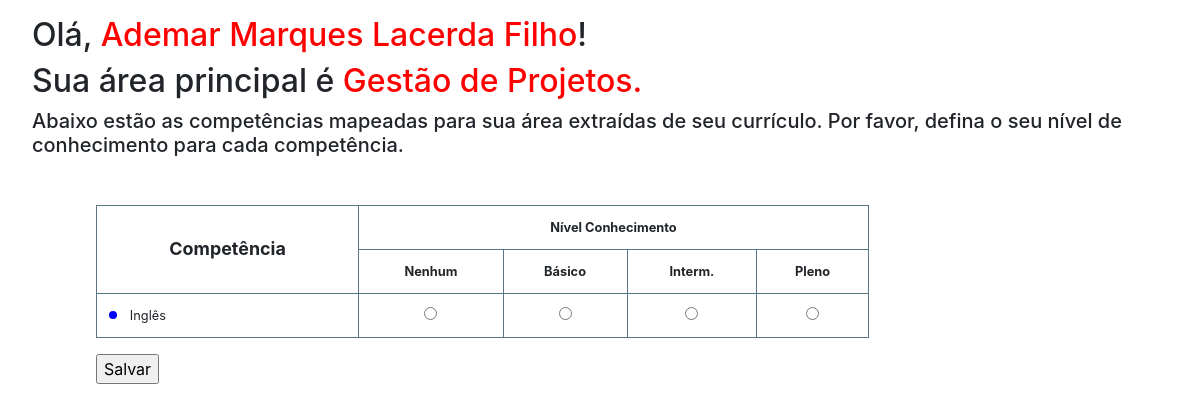
/C002/formulario_competencias, run on the app's committed database.
### gestao_competencia/models.py (models this page shows, shortened)
class Colaborador(models.Model):
    id =  models.CharField(primary_key=True, max_length=255, unique=True)
    nome = models.TextField()
    email = models.TextField()
    area = models.ForeignKey(Area, null=True, on_delete=models.SET_NULL)
    hard_skills = models.ManyToManyField(HardSkill, through='ColaboradorHardSkill')
    soft_skills = models.ManyToManyField(SoftSkill, through='ColaboradorSoftSkill')

class Area(models.Model):
    id =  models.CharField(primary_key=True, max_length=255, unique=True)
    nome = models.TextField()

class ColaboradorSoftSkill(models.Model):
    colaborador = models.ForeignKey(Colaborador, on_delete=models.CASCADE)
    soft_skill = models.ForeignKey(SoftSkill, on_delete=models.CASCADE)
    score_soft = models.IntegerField(null=True)

class SoftSkill(models.Model):
    nome = models.TextField()
    area = models.ForeignKey(Area, null=True, on_delete=models.SET_NULL)
    id =  models.CharField(primary_key=True, max_length=255, unique=True)

### gestao_competencia/views.py (the view)
# urls.py: path('<str:id>/formulario_competencias', views.formulario_competencias, name='formulario_competencias'),
def formulario_competencias(request, id):
    colaborador = Colaborador.objects.get(id=id)
    colaborador_soft = ColaboradorSoftSkill.objects.filter(colaborador=colaborador)
    colaborador_hard = ColaboradorHardSkill.objects.filter(colaborador=colaborador)
    return render(request, 'gestao_competencia/form_competencias.html', {'colaborador': colaborador,'colaborador_softs': colaborador_soft, 'colaborador_hards': colaborador_hard})

### gestao_competencia/templates/gestao_competencia/form_competencias.html (shortened to what this page needs)
<!DOCTYPE html>
<link rel="stylesheet" href="https://stackpath.bootstrapcdn.com/bootstrap/4.3.1/css/bootstrap.min.css">
<html>
  <body>
    <div style="margin-left: 2em; margin-top: 1em;">
      <h2>
        Olá, <span style="color: red">{{colaborador.nome}}</span>!
      </h2>
      <h2>
        Sua área principal é <span style="color: red">{{colaborador.area.nome}}.</span>
      </h2>
      <h5>
        Abaixo estão as competências mapeadas para sua área extraídas de seu currículo.
        Por favor, defina o seu nível de conhecimento para cada competência.
      </h5>
      <div style="margin-top:3em; margin-left: 4em;">
        <form action="avaliar_competencias">
          <table class="table table-bordered" style="width: 70%; font-size: 0.8em;">
            <tr>
              <th style="vertical-align: middle; font-size: 1.4em;" rowspan="2">Competência</th>
              <th colspan="4">Nível Conhecimento</th>
            </tr>
            <tr>
              <th>Nenhum</th>
              <th>Básico</th>
              <th>Interm.</th>
              <th>Pleno</th>
            </tr>
            {% for colaborador_soft in colaborador_softs %}
              <tr>
                <td class=><span class="dot" style="background-color: blue"></span><span style="margin-left: 1em;">{{colaborador_soft.soft_skill.nome}}</span></td>
                {% for i in '0123'|make_list %}
                  <td class='centraliza-inputs'>
                    <input required {% if i == colaborador_soft.score_soft|slugify %} checked="checked" {% endif %} type="radio" name="soft_skill-{{ colaborador_soft.soft_skill.id }}" value="{{i}}">
                  </td>
                {% endfor %}
              </tr>
            {% endfor %}
        </table>
        <input type="submit" value="Salvar">
      </form>
      </div>
    </div>
  </body>
</html>

### gestao_competencia/templates/gestao_competencia/form_competencias.html (style rules this page uses)
th { text-align: center; }
.centraliza-inputs { text-align: center; }
.table-bordered > tbody > tr > th { border: 1px solid #577787; }
table.table-bordered { border:1px solid #577787!important; margin-top:20px; }
table.table-bordered > tbody > tr > td { border:1px solid #577787!important; }
.dot { height: 8px; width: 8px; margin-bottom: 0.1em; background-color: #bbb; border-radius: 50%; display: inline-block; }

### data on the page
Colaborador: nome "Ademar Marques Lacerda Filho", area.nome "Gestão de Projetos"
ColaboradorSoftSkill: soft_skill.nome "Inglês"
